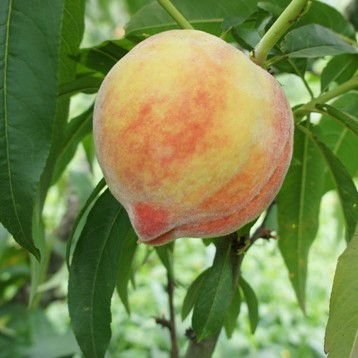
#> input picture Pessego_Forma/database/1.jpg, 358 x 358 px; its folder holds only this picture in this run
$ python teste.py
#> lines starting #> are read from the running program, lines starting #| are printed output that depends on the picture; after the words box and inside, x2 and y2 are one past the last pixel; in counts of white or black regions, pixels touching at a corner belong together
#> in segmentacao, fonte is the input picture: shape (358, 358, 3); mean B, G, R 76.2, 135.1, 120.7
import numpy as np
import cv2 as cv
import os

def ponderar (src, pb, pg, pr):
#> called with pb = 5, pg = 15, pr = 1
    b, g, r = cv.split(src)
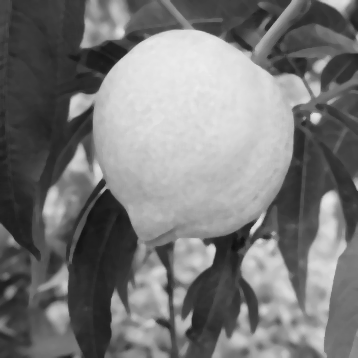
#> r: shape (358, 358); min 16, max 236, mean 120.5
    b = b // pb
    g = g // pg
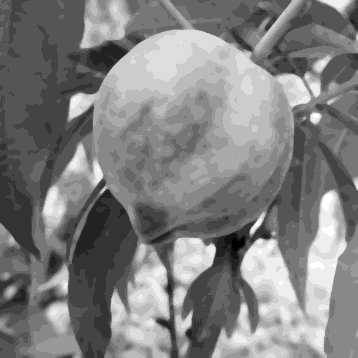
#> g: shape (358, 358); min 1, max 16, mean 8.54; drawn with min black and max white
    r = r // pr
    return cv.merge((b, g, r))
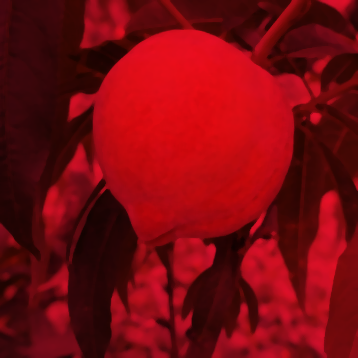
#> returned value: shape (358, 358, 3); mean of channels 0, 1, 2 14.8, 8.5, 120.5; drawn as B, G, R

def binariza(src, metodo, thresh = 0):
    if metodo == 'otsu':
        return cv.threshold(src,0,255,cv.THRESH_BINARY+cv.THRESH_OTSU)

    if metodo == 'comum':
        return cv.threshold(image, 128, 255, 0)

def segmentacao(path, scr, metodo):
    fonte = np.array(cv.imread(scr))
    image = cv.medianBlur(cv.imread(scr), 5)
    image = ponderar(image, 5, 15, 1)
    image = cv.cvtColor(image, cv.COLOR_BGR2GRAY)
#> image: shape (358, 358)
    ret, thresh = binariza(image, metodo)
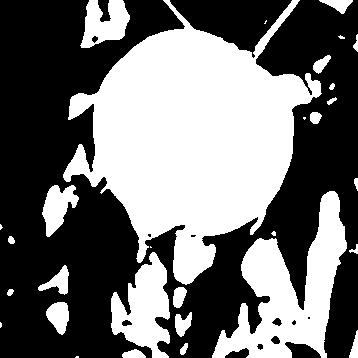
#> thresh: shape (358, 358); 44% white; 30 white regions (8 under 20 px)
#> ret = 45

    contours, hierarchy = cv.findContours(thresh, cv.RETR_TREE,
                                        cv.CHAIN_APPROX_SIMPLE)
#> contours = 39 contours, 12 with area under 20; largest, box (x1, y1, x2, y2) and area: (63, 0, 322, 285) 37130, (212, 191, 347, 358) 9548, (111, 252, 170, 358) 3464, (80, 0, 130, 48) 1468, (42, 185, 79, 237) 988
    cv.drawContours(image, contours, -1, (0,255,0), 3)
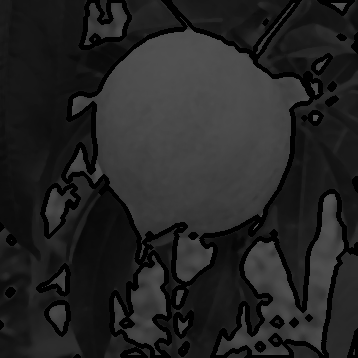
#> image: shape (358, 358); min 0, max 83, mean 36.3

    circles = cv.HoughCircles(image,cv.HOUGH_GRADIENT,1,20,
                                param1=50,param2=30,minRadius=80,maxRadius=150)
#> circles = [[212.5, 149.5, 127.4], [197.5, 133.5, 105.3], [177.5, 139.5, 113.1], [215.5, 170.5, 143.9], [174.5, 117.5, 128.5], [193.5, 110.5, 123], [188.5, 167.5, 139.5], [190.5, 271.5, 126.2], [173.5, 254.5, 98.8]]
    circles = np.uint16(np.around(circles))
#> circles = [[212, 150, 127], [198, 134, 105], [178, 140, 113], [216, 170, 144], [174, 118, 128], [194, 110, 123], [188, 168, 140], [190, 272, 126], [174, 254, 99]]

    for i in circles[0,:]:
        img  = fonte [i[1]-i[2]:i[1]+i[2] , i[0]-i[2]:i[0]+i[2]]
        cv.imwrite(path, img)
#> this loop made 9 passes
#> pass 1, in segmentacao, `img  = fonte [i[1]-i[2]:i[1]+i[2] , i[0]-i[2]:i[0]+i[2]]`:
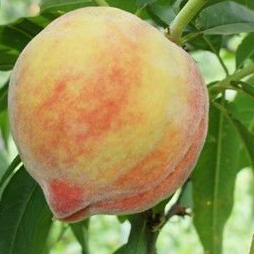
#> img: shape (254, 254, 3); mean B, G, R 83.8, 143.9, 150.2
#> pass 3, in segmentacao, `img  = fonte [i[1]-i[2]:i[1]+i[2] , i[0]-i[2]:i[0]+i[2]]`:
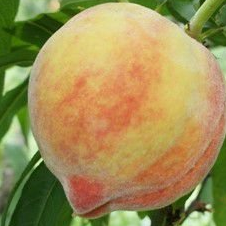
#> img: shape (226, 226, 3); mean B, G, R 85.3, 142.5, 159.5

database = os.listdir('database/')
c = 0

for i in database:
    segmentacao(str(c) + '.jpg', 'database/'+i , 'otsu')
